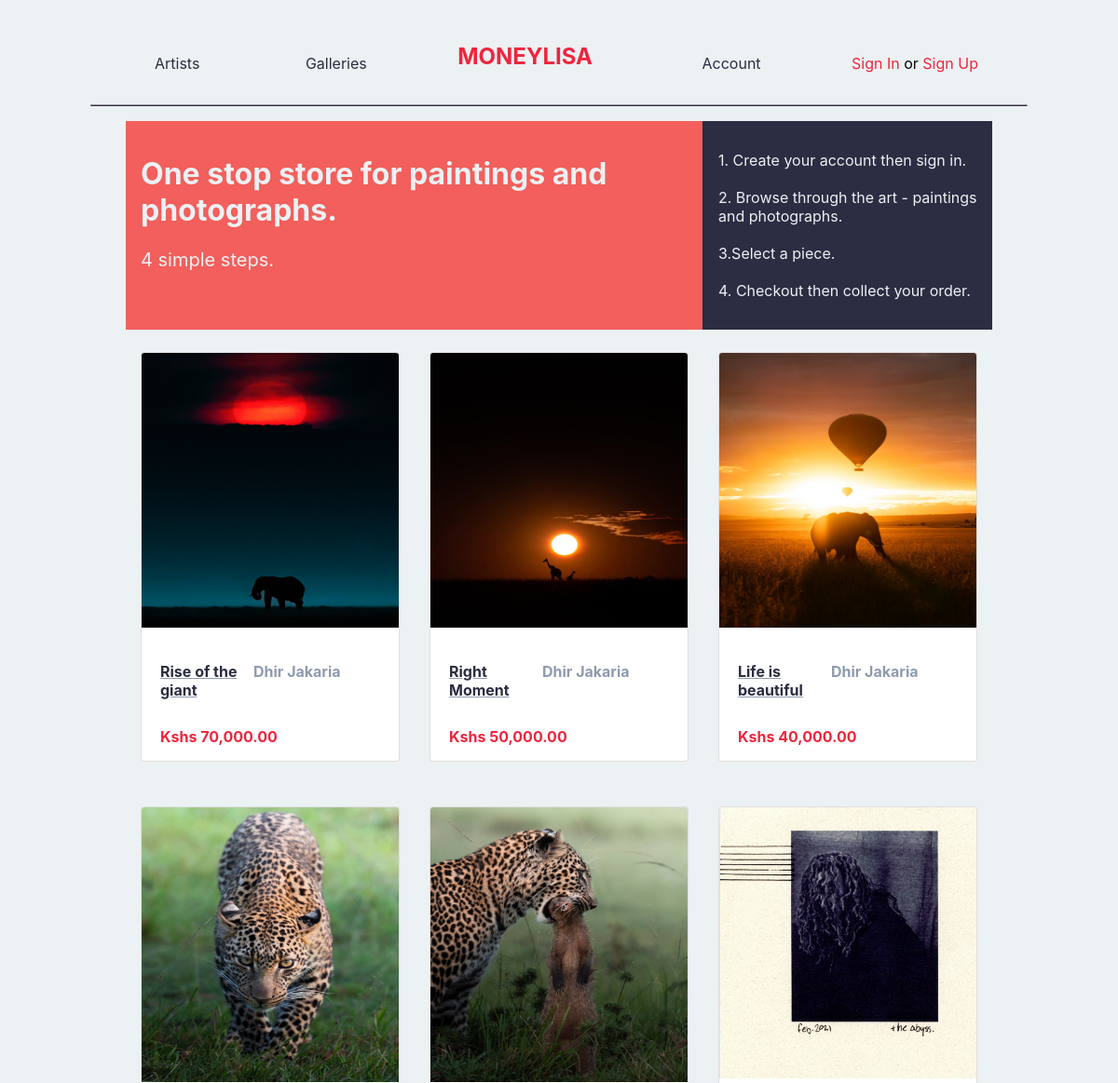
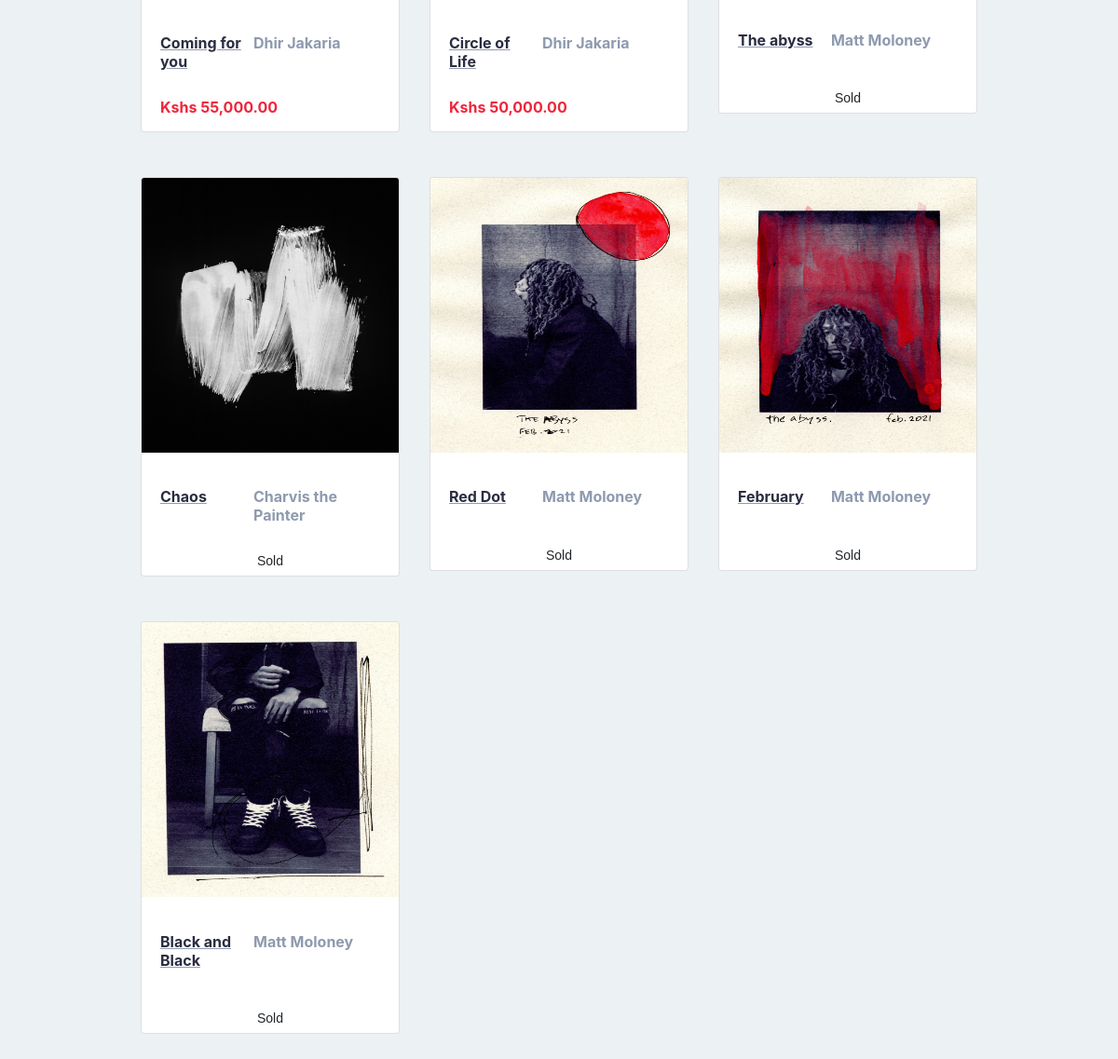
The app's page /home.php with its own data (2 pictures, top to bottom).
### tables this page shows
CREATE TABLE `art` (
  `id` int(11) NOT NULL,
  `artist_id` int(11) DEFAULT NULL,
  `artist_name` varchar(128) DEFAULT NULL,
  `title` varchar(128) NOT NULL,
  `story` longtext NOT NULL,
  `price` int(128) NOT NULL,
  `palletes` int(128) DEFAULT NULL,
  `img_path` varchar(255) NOT NULL,
  `created_at` timestamp NULL DEFAULT current_timestamp()
);

### home.php (the view, shortened to what this page needs)
<!DOCTYPE html>
<html lang="en">
<head>
    <link rel='stylesheet' href='styles/main.css'>
    <link rel='stylesheet' href='styles/utility.css'>
    <link rel='stylesheet' href='https://cdn.jsdelivr.net/npm/bootstrap-icons@1.8.1/font/bootstrap-icons.css'>
</head>
<body>
    <?php include __DIR__ . "/navbar.php"; ?>
    <main>
        <div class='container'>
            <div class='col-12'>
                <div class='row'>
                    <div class='col-8 p-3 border-right bg-imperial-light'>
                        <h1 class='cultured'>One stop store for paintings and photographs.</h1>
                        <p class='cultured fs-5'>
                            4 simple steps.
                        </p>
                    </div>
                    <div class='col-4 p-3 bg-cadet-light'>
                        <p class='cultured'>
                            1. Create your account then sign in.
                            <br>
                            <br>
                            2. Browse through the art - paintings and photographs.
                            <br>
                            <br>
                            3.Select a piece.
                            <br>
                            <br>
                            4. Checkout then collect your order.
                        </p>
                    </div>
                </div>
            </div>
            <div class='row'>
                <?php
                $mysqli = require __DIR__ . '/database.php';
                $fetch_stmt = "SELECT * FROM art ORDER BY created_at DESC";
                $result = $mysqli->query($fetch_stmt);
                if ($result->num_rows > 0) {
                    while ($row = $result->fetch_assoc()) {
                        $artist_id = $row['artist_id'];
                        $piece_id = $row['id'];
                        $piece_title = $row['title'];
                        $artist_name = $row['artist_name'];
                        $piece_price = $row['price'];
                        $piece_dir = $row['img_path'];
                ?>
                        <div class='col-lg-4 col-md-6 col-sm-12 px-3 py-4'>
                            <div class='card'>
                                <?php
                                $mysqli = require __DIR__ . '/database.php';
                                $check_stmt = "SELECT * FROM art_orders WHERE piece_id = {$piece_id}";
                                $check_result = $mysqli->query($check_stmt);
                                if ($check_result->num_rows > 0) {
                                ?>
                                    <img src='<?= $piece_dir ?>' class='card-img-top' alt='<? $piece_title ?>'>
                                    <div class='card-body'>
                                        <div class='row ml-1'>
                                            <div class='col-5 pe-2'>
                                                <a href='art-piece-details.php?id=<?= $piece_id ?>'>
                                                    <h4 class='space-cadet cadet-underlined'><?= $piece_title ?></h4>
                                                </a>
                                            </div>
                                            <div class='col-6'>
                                                <a href='artist-details.php?id=<?= $artist_id ?>' class='plain'>
                                                    <h4 class='card-title manatee'><?= $artist_name ?></h4>
                                                </a>
                                            </div>
                                        </div>
                                    </div>
                                    <button class='btn btn-outline-danger btn-sm' disabled>Sold</button>
                                <?php } else { ?>
                                    <img src='<?= $piece_dir ?>' class='card-img-top' alt='<? $piece_title ?>'>
                                    <div class='card-body'>
                                        <div class='row ml-1'>
                                            <div class='col-5 pe-2'>
                                                <a href='art-piece-details.php?id=<?= $piece_id ?>'>
                                                    <h4 class='space-cadet cadet-underlined'><?= $piece_title ?></h4>
                                                </a>
                                            </div>
                                            <div class='col-6'>
                                                <a href='artist-details.php?id=<?= $artist_id ?>' class='plain'>
                                                    <h4 class='card-title manatee'><?= $artist_name ?></h4>
                                                </a>
                                            </div>
                                        </div>
                                        <div class='row ml-1 pt-2'>
                                            <div class='col-12'>
                                                <span class='imperial-red fs-6 bold'>Kshs <?= number_format($piece_price, 2) ?></span>
                                            </div>
                                        </div>
                                    </div>
                                <?php } ?>
                            </div>
                        </div>
                <?php
                    }
                } else {
                    echo "<center class='fs-5 mt-6'>Nothing uploaded yet. Come back soon. </center>";
                }
                ?>
            </div>
        </div>
    </main>
</body>
</html>

### navbar.php (shortened to what this page needs)
<nav class='navbar sticky-top mobile-hide'>
    <div class='container-fluid'>
        <ul class='navbar-nav'>
            <li class='nav-item'>
                <a href='artists.php' class='nav-link'>Artists</a>
            </li>
        </ul>
        <ul class='navbar-nav'>
            <li class='nav-item'>
                <a href='galleries.php' class='nav-link'>Galleries</a>
            </li>
        </ul>
        <a href='home.php' class='nav-header mr-5'>
            MONEYLISA
        </a>
        <ul class='navbar-nav'>
            <li class='nav-item'>
                <?php if (isset($user)) : ?>
                    <a href='enthusiast-art-orders.php?id=<?= $_SESSION['user_id'] ?>' class='nav-link'>
                        Account
                    </a>
                <?php else : ?>
                    <a href='signin.php' class='nav-link'>
                        Account
                    </a>
                <?php endif; ?>
            </li>
        </ul>
        <ul class='navbar-nav'>
            <li class='nav-item'>
                <?php if (isset($user)) : ?>
                    <p>
                        Hey
                        <a href='enthusiast-art-orders.php?id=<?= $_SESSION['user_id'] ?>'>
                            <?= substr($user['name'], 0, strpos($user['name'], ' ')) ?>
                        </a>
                        |
                        <a href='logout.php' class='space-cadet'>Log out</a>
                    </p>
                <?php else : ?>
                    <div class='col-lg-12'>
                        <p><a href='signin.php'>Sign In</a> or <a href='signup.php'>Sign Up</a></p>
                    </div>
                <?php endif; ?>
            </li>
        </ul>
    </div>
    <hr class='mobile-hide hr' />
</nav>

### styles/main.css (style rules this page uses)
:root { --space-cadet: #2b2d42ff; --space-cadet-light: #2b2d42ff; --manatee: #8d99aeff; --cultured: #edf2f4ff; --imperial-red: #ef233cff; --imperial-red-light: #f25f5cff; --space-cadet: hsla(235, 21%, 21%, 1); --manatee: hsla(218, 17%, 62%, 1); --cultured: hsla(197, 24%, 94%, 1); --imperial-red: hsla(353, 86%, 54%, 1); --inter: -apple-system, BlinkMacSystemFont, 'Inter', 'Segoe UI', 'Roboto', 'Oxygen', 'Ubuntu', 'Cantarell', 'Fira Sans', 'Droid Sans', 'Helvetica Neue', sans-serif; }
.navbar { position: relative; display: flex; flex-wrap: wrap; align-items: center; justify-content: space-between; padding-top: 0.5rem; padding-bottom: 0.5rem; background-color: var(--cultured); }
.sticky-top { position: -webkit-sticky; position: sticky; top: 0; z-index: 1020; }
.navbar > .container, .navbar > .container-fluid, .navbar > .container-flex { display: flex; flex-wrap: inherit; align-items: center; justify-content: space-between; }
.navbar-nav { display: flex; flex-direction: column; padding-left: 0; margin-bottom: 0; list-style: none; }
.nav-link { display: block; padding: 0.5rem 1rem; color: var(--space-cadet); text-decoration: none; transition: color 0.15s ease-in-out, background-color 0.15s ease-in-out, border-color 0.15s ease-in-out, text-decoration 0.25s ease-in-out; }
body { font-family: var(--inter); background-color: var(--cultured); }
a { color: var(--imperial-red); text-decoration: none; }
.nav-header { font-size: 1.5rem; font-weight: 700; color: var(--imperial-red); text-decoration: none solid 5px var(--space-cadet); }
.space-cadet { color: var(--space-cadet); }
.cadet-underlined { text-decoration: underline solid var(--manatee); }
.border-cadet, .border-right { border-right: solid 1px var(--space-cadet); }
.bg-imperial-light { background-color: var(--imperial-red-light); }
.bg-cadet-light { background-color: var(--space-cadet-light); }
.manatee { color: var(--manatee); }
.cultured { color: var(--cultured) !important; }
.imperial-red { color: var(--imperial-red); }
.plain { text-decoration: none; }
.bold { font-weight: 700; }
.hr { width: 85%; border-bottom: solid 1px var(--space-cadet); }
* { box-sizing: border-box; }
.container { width: 100%; padding-left: 15px; padding-right: 15px; margin: 0 auto; }
.container-fluid { padding-left: 30px; padding-right: 30px; padding-top: 10px; padding-bottom: 10px; margin-right: auto; margin-left: auto; }
.row { --gutter-x: 1.5rem; --gutter-x: 0; display: flex; flex-wrap: wrap; margin-top: calc(-1 * var(--gutter-y)); margin-right: calc(-0.5 * var(--gutter-x)); margin-left: calc(-0.5 * var(--gutter-x)); }
.row > * { flex-shrink: 0; width: 100%; max-width: 100%; padding-right: calc(var(--gutter-x) * 0.5); padding-left: calc(var(--gutter-x) * 0.5); margin-top: var(--gutter-y); }
.btn { display: inline-block; font-weight: 400; line-height: 1.5; color: #212529; text-align: center; text-decoration: none; vertical-align: middle; cursor: select; -webkit-user-select: none; -moz-user-select: none; user-select: none; background-color: transparent; border: 1px solid transparent; padding: 0.375rem 0.75rem; font-size: 1rem; border-radius: 0.25rem; transition: color 0.15s ease-in-out, background-color 0.15s ease-in-out, border-color 0.15s ease-in-out, box-shadow 0.15s ease-in-out; }
.btn-sm { padding: 0.25rem 0.5rem; font-size: 0.875rem; border-radius: 0.2rem; }
.card { position: relative; display: flex; flex-direction: column; min-width: 0; word-wrap: break-word; background-color: #fff; background-clip: border-box; border: 1px solid rgba(0, 0, 0, 0.125); border-radius: 0.25rem; }
.card-body { flex: 1 1 auto; padding: 1rem 1rem; }
.card-title { margin-bottom: 0.5rem; }
.card-img-top { width: 100%; border-top-left-radius: calc(0.25rem - 1px); border-top-right-radius: calc(0.25rem - 1px); min-height: 280px; max-height: 295px; }

### records on screen
art: img_path (picture), title "Rise of the giant", artist_name "Dhir Jakaria", price "70,000.00"
art: img_path (picture), title "Right Moment", artist_name "Dhir Jakaria", price "50,000.00"
art: img_path (picture), title "Life is beautiful", artist_name "Dhir Jakaria", price "40,000.00"
art: img_path (picture), title "Coming for you", artist_name "Dhir Jakaria", price "55,000.00"
art: img_path (picture), title "Circle of Life", artist_name "Dhir Jakaria", price "50,000.00"
art: img_path (picture), title "The abyss", artist_name "Matt Moloney"
art: img_path (picture), title "Chaos", artist_name "Charvis the Painter"
art: img_path (picture), title "Red Dot", artist_name "Matt Moloney"
art: img_path (picture), title "February", artist_name "Matt Moloney"
art: img_path (picture), title "Black and Black", artist_name "Matt Moloney"
